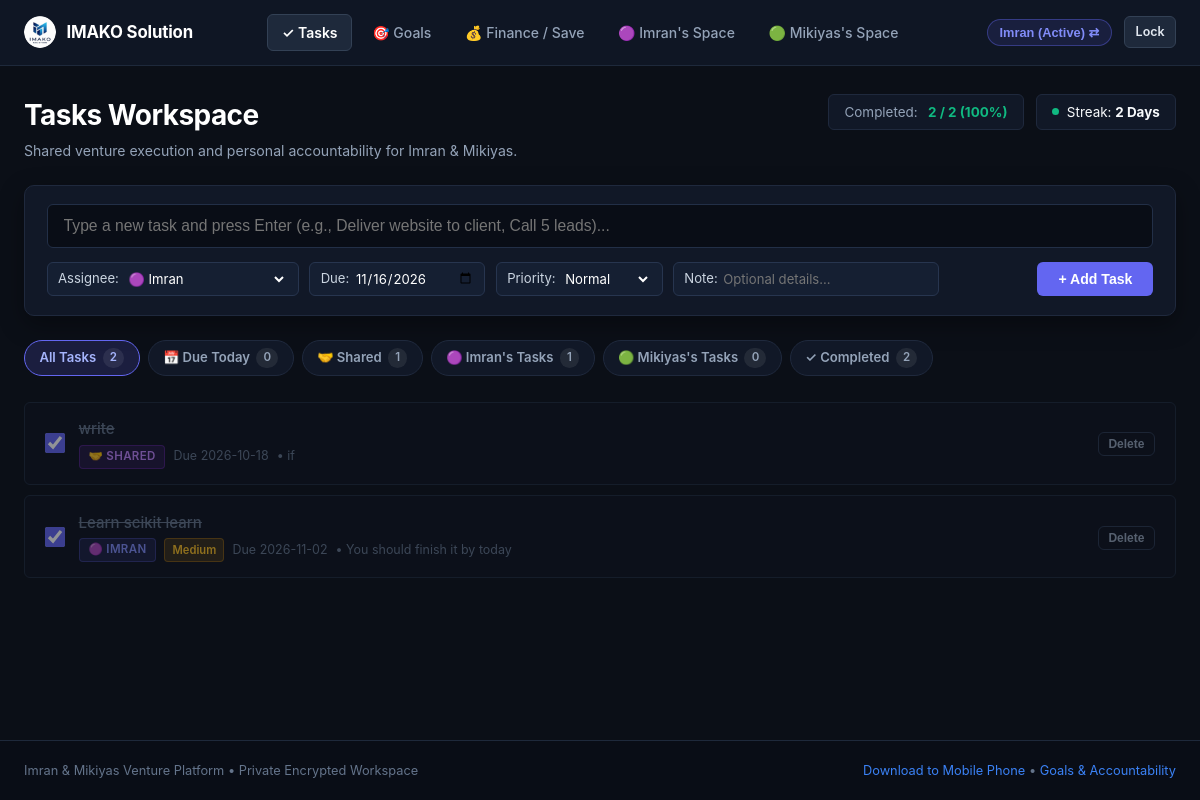
The page /index (signed in) on the database its author committed.
### tables this page shows
CREATE TABLE users (
        id TEXT PRIMARY KEY,
        name TEXT NOT NULL,
        pin_hash TEXT NOT NULL,
        default_consequence TEXT NOT NULL DEFAULT '',
        savings_goal_name TEXT NOT NULL DEFAULT 'Capital Growth Fund',
        savings_goal_target REAL NOT NULL DEFAULT 0.0,
        currency TEXT NOT NULL DEFAULT '$'
    );

CREATE TABLE tasks (
        id INTEGER PRIMARY KEY AUTOINCREMENT,
        user_id TEXT NOT NULL,
        task_type TEXT NOT NULL DEFAULT 'personal' CHECK(task_type IN ('shared', 'personal')),
        week_identifier TEXT NOT NULL,
        title TEXT NOT NULL,
        details TEXT,
        due_date TEXT NOT NULL,
        target_time TEXT,
        is_done INTEGER NOT NULL DEFAULT 0,
        done_date TEXT,
        proof_image TEXT,
        proof_text TEXT,
        ai_verified INTEGER NOT NULL DEFAULT 0,
        ai_status TEXT NOT NULL DEFAULT 'Unverified',
        ai_feedback TEXT,
        is_archived INTEGER NOT NULL DEFAULT 0,
        consequence_applied INTEGER NOT NULL DEFAULT 0,
        created_at TIMESTAMP DEFAULT CURRENT_TIMESTAMP, assigned_to TEXT DEFAULT 'imran', priority TEXT DEFAULT 'Normal',
        FOREIGN KEY (user_id) REFERENCES users (id) ON DELETE CASCADE
    );

### app.py (the view)
@app.route("/")
@app.route("/index")
def index():
    if not (session.get("logged_in_user") or request.cookies.get("partner_user")):
        return handle_login_request()
    return tasks_board()

### app.py (called while the page is built, shortened)
@app.before_request
def require_authentication_gate():
    if request.endpoint == "static" or request.path.startswith(("/static/", "/public/")):
        return None
    allowed_exact = (
        "/", "/index", "/login", "/login/", "/favicon.ico", "/manifest.json", "/sw.js",
        "/api/index", "/api/index/", "/api/index.py", "/debug"
    )
    if (
        request.path in allowed_exact
        or request.endpoint in ("login", "debug_endpoint", "index", "vercel_entrypoint_dispatcher")
    ):
        return None

@app.context_processor
def inject_globals():
    today_str = date.today().strftime("%Y-%m-%d")
    current_user = None
    logged_id = session.get("logged_in_user")
    conn = get_db_connection()
    check_and_apply_penalties(conn)
    if logged_id:
        cursor = conn.cursor()
        cursor.execute("SELECT * FROM users WHERE id = ?", (logged_id,))
        current_user = cursor.fetchone()
    cursor = conn.cursor()
    cursor.execute("SELECT COUNT(*) FROM penalties WHERE status = 'Pending'")
    total_pending_penalties = cursor.fetchone()[0]
    conn.close()
    return {
        "current_user": current_user,
        "total_pending_penalties": total_pending_penalties,
        "today_str": today_str
    }

### database/db.py (called while the page is built, shortened)
def get_db_connection():
    global _last_db_check
    conn = sqlite3.connect(DB_PATH, factory=SyncedConnection)
    conn.row_factory = sqlite3.Row
    conn.execute("PRAGMA foreign_keys = ON")
    return conn

def check_and_apply_penalties(conn):
    today_str = date.today().strftime("%Y-%m-%d")
    cursor = conn.cursor()
    cursor.execute("""
    SELECT t.id, t.user_id, t.title, t.due_date, u.default_consequence
    FROM tasks t
    JOIN users u ON t.user_id = u.id
    WHERE t.due_date < ? AND t.is_done = 0 AND t.consequence_applied = 0
    """, (today_str,))
    overdue_tasks = cursor.fetchall()
    conn.commit()

    def commit(self):
        super().commit()
        if is_serverless:
            sync_db()

### templates/tasks.html (shortened to what this page needs)
{% extends "base.html" %}
{% block content %}
<div style="margin-bottom: 1.5rem; display:flex; justify-content:space-between; align-items:flex-start; flex-wrap:wrap; gap:1rem;">
  <div>
    <h1 style="font-size:1.75rem; font-weight:700;">Tasks Workspace</h1>
    <p style="font-size:0.88rem; color:var(--text-muted); margin-top:0.25rem;">
      Shared venture execution and personal accountability for Imran &amp; Mikiyas.
    </p>
  </div>
  <div style="display:flex; align-items:center; gap:0.75rem; flex-wrap:wrap;">
    <div style="background:#111827; border:1px solid #1f293d; padding:0.45rem 0.95rem; border-radius:var(--radius-sm); font-size:0.84rem; display:flex; align-items:center; gap:0.65rem;">
      <span style="color:var(--text-muted);">Completed:</span>
      <strong style="color:var(--accent-emerald);">{{ stats.done_count }} / {{ stats.total_count }} ({{ stats.rate }}%)</strong>
    </div>
    <div style="background:#111827; border:1px solid #1f293d; padding:0.45rem 0.95rem; border-radius:var(--radius-sm); font-size:0.84rem; display:flex; align-items:center; gap:0.5rem;">
      <div style="width:7px; height:7px; border-radius:50%; background:var(--accent-emerald);"></div>
      <span>Streak: <strong>{{ streak_count }} {{ 'Day' if streak_count == 1 else 'Days' }}</strong></span>
    </div>
  </div>
</div>
<div class="task-quick-add">
  <form action="{{ url_for('add_task') }}" method="POST">
    <div class="task-add-input-row">
      <input type="text" name="title" class="task-main-input" placeholder="Type a new task and press Enter (e.g., Deliver website to client, Call 5 leads)..." required autofocus autocomplete="off">
    </div>
    <div class="task-controls-row">
      <div class="task-controls-left">
        <div class="control-pill">
          <span>Assignee:</span>
          <select name="assigned_to">
            <option value="imran" {% if current_user and current_user.id == 'imran' %}selected{% endif %}>🟣 Imran</option>
          </select>
        </div>
        <div class="control-pill">
          <span>Due:</span>
          <input type="date" name="due_date" value="{{ today_str }}">
        </div>
        <div class="control-pill">
          <span>Priority:</span>
          <select name="priority">
            <option value="Normal">Normal</option>
          </select>
        </div>
        <div class="control-pill" style="flex:1; min-width:160px;">
          <span>Note:</span>
          <input type="text" name="details" placeholder="Optional details..." style="width:100%;">
        </div>
      </div>
      <button type="submit" class="btn btn-primary" style="padding:0.48rem 1.25rem; font-size:0.88rem;">
        + Add Task
      </button>
    </div>
  </form>
</div>
<div class="filter-chips-bar">
  <a href="{{ url_for('tasks_board', tab='all') }}" class="filter-chip {% if active_tab == 'all' %}active{% endif %}">
    All Tasks <span class="chip-count">{{ counts.all }}</span>
  </a>
  <a href="{{ url_for('tasks_board', tab='today') }}" class="filter-chip {% if active_tab == 'today' %}active{% endif %}">
    📅 Due Today <span class="chip-count">{{ counts.today }}</span>
  </a>
  <a href="{{ url_for('tasks_board', tab='shared') }}" class="filter-chip {% if active_tab == 'shared' %}active{% endif %}">
    🤝 Shared <span class="chip-count">{{ counts.shared }}</span>
  </a>
  <a href="{{ url_for('tasks_board', tab='imran') }}" class="filter-chip {% if active_tab == 'imran' %}active{% endif %}">
    🟣 Imran's Tasks <span class="chip-count">{{ counts.imran }}</span>
  </a>
  <a href="{{ url_for('tasks_board', tab='mikiyas') }}" class="filter-chip {% if active_tab == 'mikiyas' %}active{% endif %}">
    🟢 Mikiyas's Tasks <span class="chip-count">{{ counts.mikiyas }}</span>
  </a>
  <a href="{{ url_for('tasks_board', tab='completed') }}" class="filter-chip {% if active_tab == 'completed' %}active{% endif %}">
    ✓ Completed <span class="chip-count">{{ counts.completed }}</span>
  </a>
</div>
<div style="margin-top: 1rem;">
  {% if tasks %}
    {% for task in tasks %}
      <div class="cool-task-card {% if task.is_done %}is-done{% endif %}">
        <div class="cool-task-left">
          <form action="{{ url_for('toggle_task_done', task_id=task.id) }}" method="POST" style="margin:0; display:flex; align-items:center;">
            <input type="checkbox" class="cool-task-checkbox" {% if task.is_done %}checked{% endif %} onchange="this.form.submit()" title="Click to mark done / undone">
          </form>
          <div style="flex:1;">
            <div class="cool-task-title">
              {{ task.title }}
            </div>
            <div class="cool-task-meta">
              {% if task.assigned_to == 'shared' or task.task_type == 'shared' %}
                <span class="badge-assignee shared">🤝 Shared</span>
              {% elif task.assigned_to == 'imran' or (task.user_id == 'imran' and not task.assigned_to) %}
                <span class="badge-assignee imran">🟣 Imran</span>
              {% elif task.assigned_to == 'mikiyas' or (task.user_id == 'mikiyas' and not task.assigned_to) %}
                <span class="badge-assignee mikiyas">🟢 Mikiyas</span>
              {% endif %}
              {% if task.priority and task.priority != 'Normal' %}
                <span class="badge-priority {{ task.priority }}">{{ task.priority }}</span>
              {% endif %}
              {% if task.due_date %}
                {% if not task.is_done and task.due_date < today_str %}
                  <span style="color:var(--accent-rose); font-weight:600;">⚠ Overdue ({{ task.due_date }})</span>
                {% elif task.due_date == today_str %}
                  <span style="color:var(--accent-amber); font-weight:600;">Due Today</span>
                {% else %}
                  <span>Due {{ task.due_date }}</span>
                {% endif %}
              {% endif %}
              {% if task.details %}
                <span style="color:var(--text-subtle);">• {{ task.details }}</span>
              {% endif %}
            </div>
          </div>
        </div>
        <div style="display:flex; align-items:center; gap:0.5rem;">
          <form action="{{ url_for('delete_task', task_id=task.id) }}" method="POST" style="margin:0;">
            <button type="submit" class="btn btn-outline btn-sm delete-confirm-btn" data-confirm-msg="Delete this task?" style="padding:0.25rem 0.6rem; font-size:0.75rem; border-color:#2a374f; color:#94a3b8;">
              Delete
            </button>
          </form>
        </div>
      </div>
    {% endfor %}
  {% endif %}
</div>
{% endblock %}

### rows shown on the page
users: assigned_to "🟣 Imran"
tasks: is_done "☑", title "write", assigned_to "🤝 SHARED", due_date "2026-10-18", details "if"
tasks: is_done "☑", title "Learn scikit learn", assigned_to "🟣 IMRAN", priority "Medium", due_date "2026-11-02", details "You should finish it by today"

### other values the page prints
{{ stats.done_count }} "2"
{{ stats.total_count }} "2"
{{ stats.rate }} "100"
{{ streak_count }} "2"
{{ 'Day' if streak_count == 1 else 'Days' }} "Days"
{{ counts.all }} "2"
{{ counts.today }} "0"
{{ counts.shared }} "1"
{{ counts.imran }} "1"
{{ counts.mikiyas }} "0"
{{ counts.completed }} "2"
